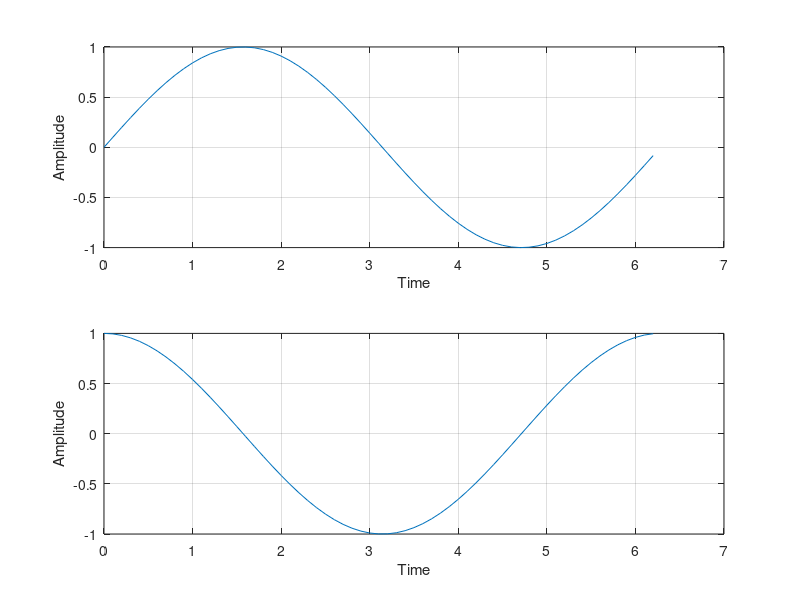

This figure's MATLAB source:
clc;
clear all;
close all;
x=0:0.1:2*pi;
y=sin(x);
z=cos(x);
subplot(2,1,1);
plot(x,y);
xlabel('Time');
ylabel('Amplitude');
grid on;
subplot(2,1,2);
plot(x,z);
xlabel('Time');
ylabel('Amplitude');
grid on; 
